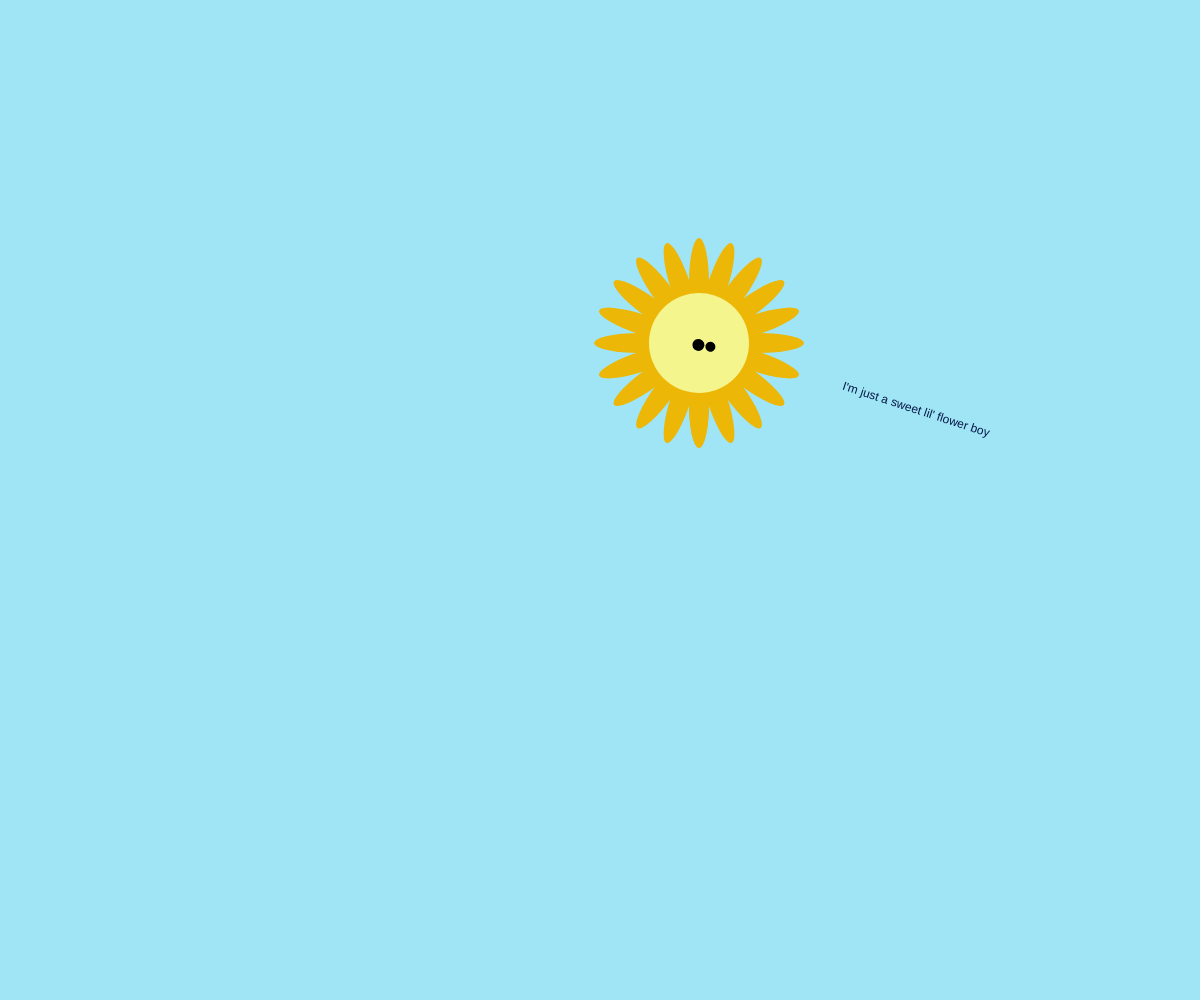
Frame 1 (no input)
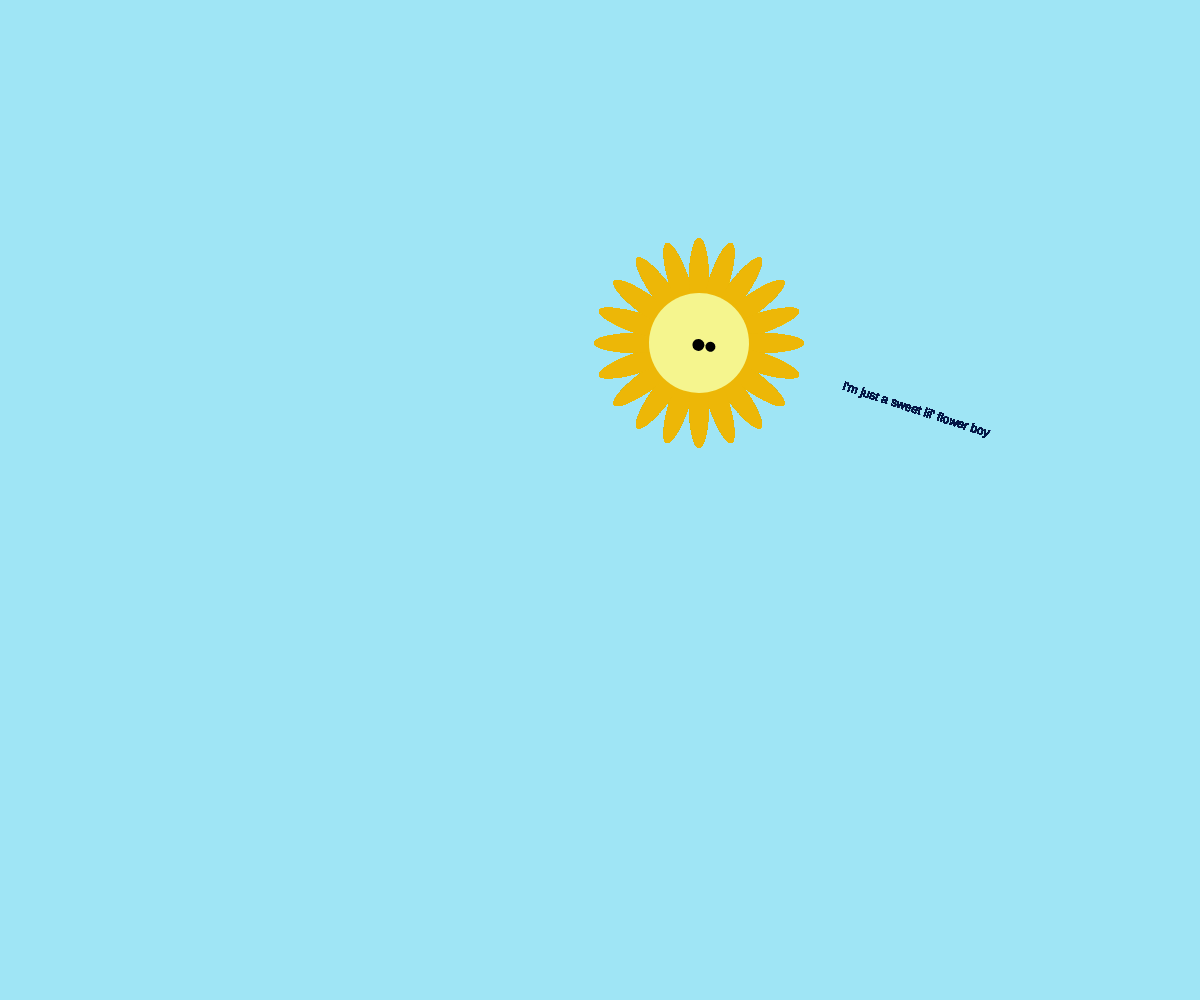
Frame 60 (no input)
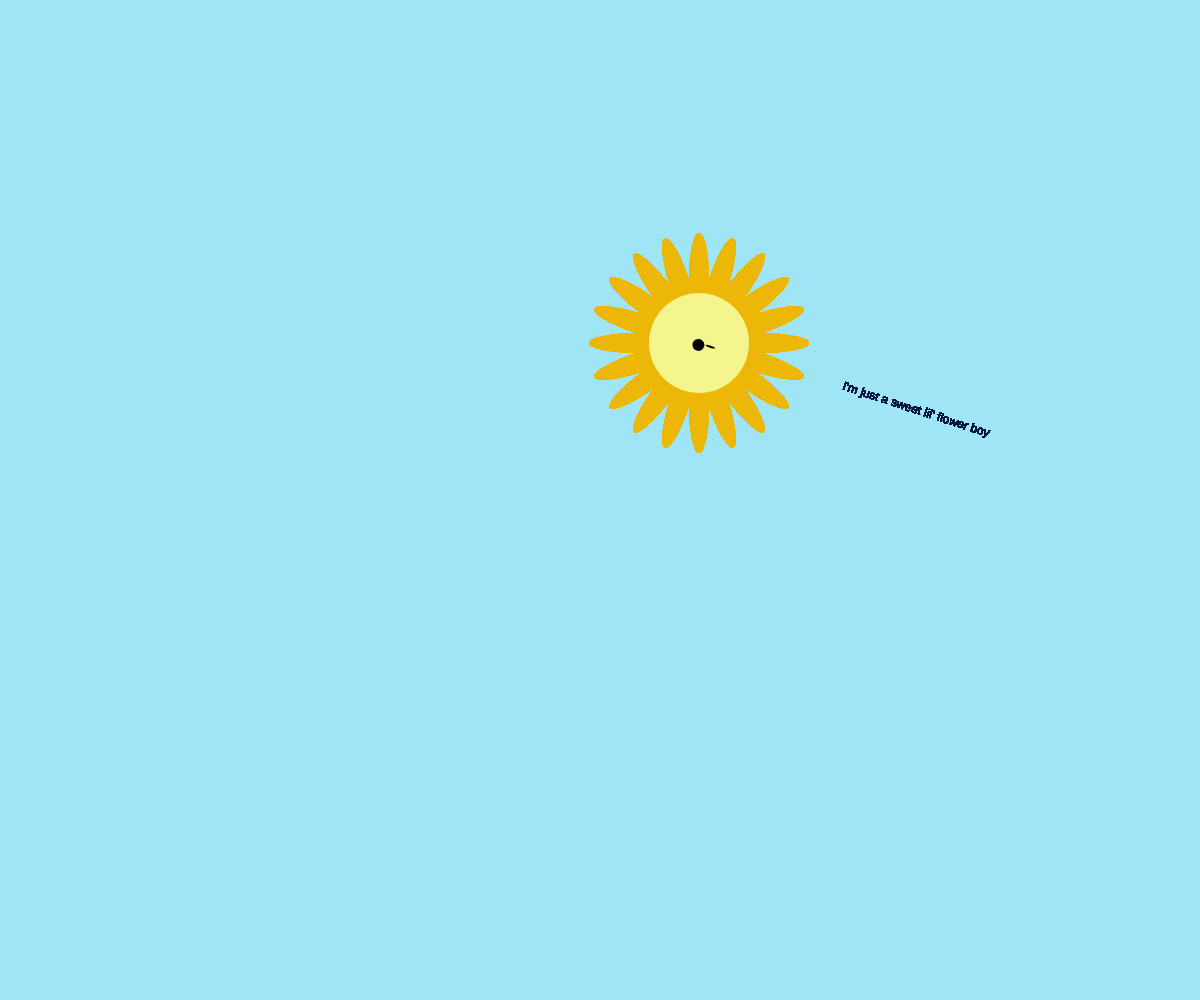
Frame 120 (the mouse pressed at the canvas centre since frame 60)

The p5.js sketch that drew these frames (run headless with seeded random() and noise() and a simulated clock; from frame 60 on, the mouse is pressed at the canvas centre):

// p5.js sketch
// ── sketch.js

function setup() {
  createCanvas(windowWidth, windowHeight);
    background(159, 229, 245);
    noStroke();
}

function draw() {

  translate(699,343);

  if(mouseIsPressed){
    fill(237, 183, 7);
   noStroke();
   smooth(); //this was supposed to be anti aliasing? idk how to do it but p5 gave me hints. idk if it worked
   for (let i = -1; i < 20; ++i) {
     ellipse(0, 60, 20, 100);
     rotate(PI/10);
  }} else{
    fill(237, 183, 7);
   noStroke();
   smooth(); //this was supposed to be anti aliasing? idk how to do it but p5 gave me hints. idk if it worked
   for (let i = -1; i < 20; ++i) {
     ellipse(0, 60, 20, 90);
     rotate(PI/10);
  }}


 smooth();
 fill(245, 245, 142);
 ellipse(0,0, 100, 100);

 fill(0);
 ellipse(0,2, 12,12);

if(mouseIsPressed){
  fill(0);
  ellipse(12,0,10,2)
}else{
  fill(0);
  ellipse(12,0, 10,10);
}



 smooth();
 fill(6, 24, 71);
 text("I'm just a sweet lil' flower boy", 150,0);

}

function mouseReleased(){


  fill(6, 24, 71);
  text("who said you cant be sweet and also commit war crimes", 152,15);

}
